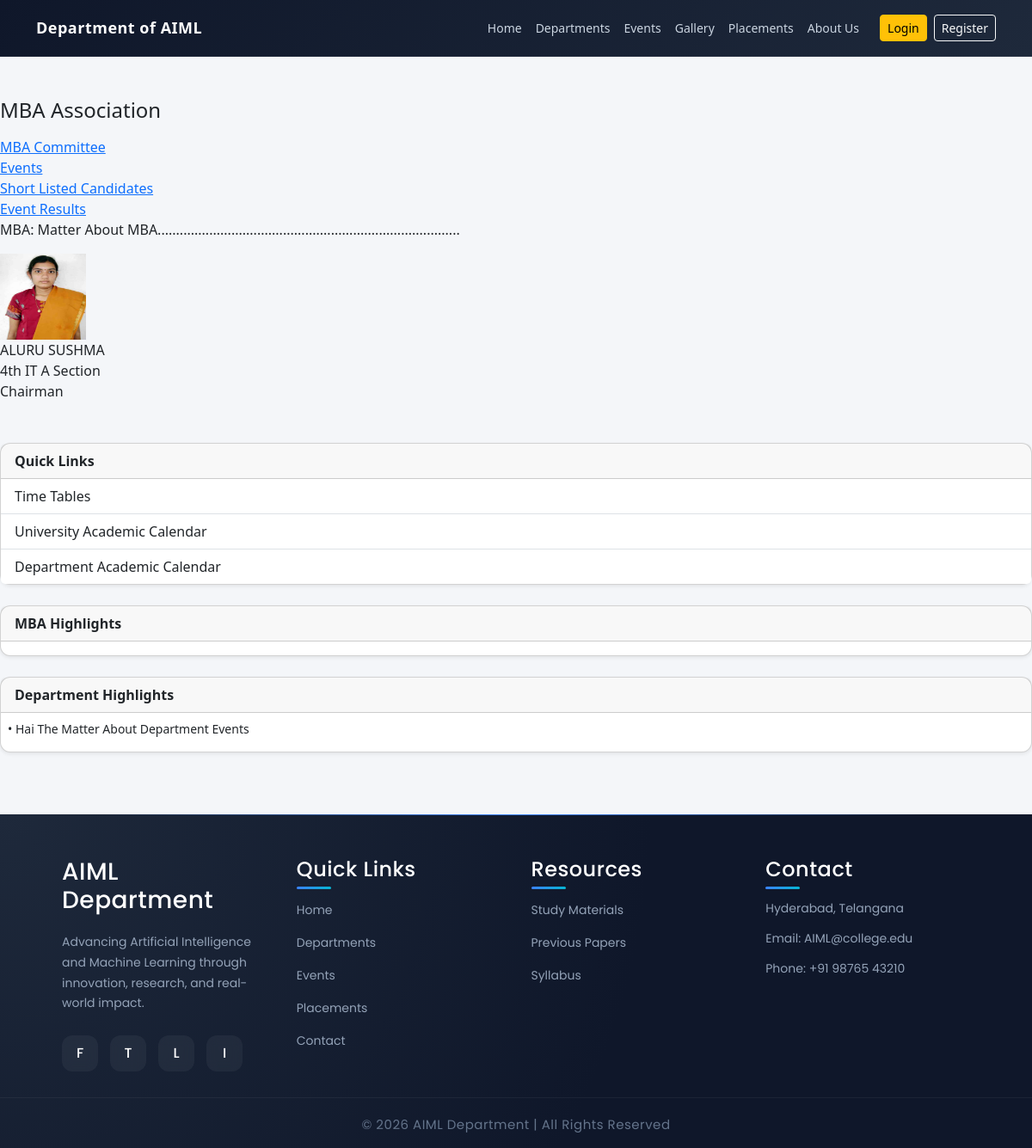
The app's page /assoc.php with its own data.
### tables this page shows
CREATE TABLE IF NOT EXISTS `users` (
  `id` int(10) NOT NULL AUTO_INCREMENT COMMENT 'customer id is auto increament and primary key',
  `username` varchar(200) NOT NULL COMMENT 'user name',
  `password` varchar(50) NOT NULL COMMENT 'user password is stored',
  `mail_id` varchar(500) NOT NULL COMMENT 'user mail_id is stored',
  `firstname` varchar(50) NOT NULL COMMENT 'user first name is stored',
  `lastname` varchar(50) NOT NULL COMMENT 'user last name is stored',
  `gender` varchar(20) NOT NULL COMMENT 'gender',
  `address` varchar(25) NOT NULL COMMENT 'user address is stored',
  `mobile_no` bigint(20) NOT NULL COMMENT 'user mobile no is stored',
  `batch_id` int(11) NOT NULL,
  `stream_id` int(11) NOT NULL,
  `section` smallint(6) NOT NULL COMMENT 'section',
  `admission_id` varchar(300) NOT NULL COMMENT 'Admission Id',
  `image` varchar(500) NOT NULL COMMENT 'Image Of User',
  `created_on` timestamp NOT NULL DEFAULT CURRENT_TIMESTAMP COMMENT 'customer created date and time is stored',
  `last_access` timestamp NOT NULL DEFAULT '0000-00-00 00:00:00' COMMENT 'customer login time and date is stored',
  `status` tinyint(4) NOT NULL,
  PRIMARY KEY (`id`),
  UNIQUE KEY `username` (`username`)
);

CREATE TABLE IF NOT EXISTS `section` (
  `id` int(11) NOT NULL AUTO_INCREMENT,
  `class_id` int(11) NOT NULL,
  `section_code` varchar(500) NOT NULL,
  `section_name` varchar(500) NOT NULL,
  PRIMARY KEY (`id`)
);

CREATE TABLE IF NOT EXISTS `committee_cat` (
  `id` int(11) NOT NULL AUTO_INCREMENT,
  `category_name` varchar(500) NOT NULL,
  PRIMARY KEY (`id`)
);

CREATE TABLE IF NOT EXISTS `highlights` (
  `id` int(11) NOT NULL AUTO_INCREMENT,
  `type` int(11) NOT NULL,
  `high_light` blob NOT NULL,
  PRIMARY KEY (`id`)
);

### libraries/mysql.class.php (called while the page is built, shortened)
<?php
class DataBasePDO
{
	private static $hostname	=  DB_SERVER;
	private static $username	=  DB_USER;
	private static $password	=  DB_PASS;
	private static $dbname		=  DB_DATABASE;
	private static $instance 	= FALSE;
	private $db;
	public $fetch_mode 			= PDO::FETCH_ASSOC;
	private $last_statement		= NULL;
	public function __construct($connect = true, $dataBase = null, $server = null,$userName = null, $passWord = null){
			return self::$instance;
	}
	public function connectToDB(){
			$dns='mysql:host='.self::$hostname.';dbname='.self::$dbname;
	    	self::$instance = new PDO($dns, self::$username, self::$password);
	    	self::$instance->setAttribute(PDO::ATTR_ERRMODE, PDO::ERRMODE_EXCEPTION);
	    	$this->db = self::$instance;
	}
	public function getAllResults($sqlQuery = NULL){
			$this->internalQuery($sqlQuery);
			$result = $this->last_statement->fetchAll();
			return $result;
	}
	public function internalQuery($sqlQuery = NULL){
			$stmt = $this->db->query($sqlQuery);
			$stmt->setFetchMode($this->fetch_mode);
			$this->last_statement = $stmt;
			return TRUE;
	}
}
?>

### libraries/functions.class.php (called while the page is built, shortened)
<?php
	include_once("mysql.class.php");
	class DataFunctions {
		public $dbObj;
		public function __construct(){
			$this->dbObj = new DataBasePDO();
	}
	 public function getComiteCatg($table){
			$sql		= 'SELECT
								id, category_name
						   FROM
						   		'.$table;
			$result		= $this->dbObj->getAllResults($sql);
			return $result;
	 }
	 public function getCmtMembers($table,$categoryId){
			$sql		= 'SELECT
								usr.id, usr.firstname, usr.lastname, usr.image, cls.class_name, sec.section_name
						   FROM
						   		users usr, class cls, section sec
						   WHERE
						   		usr.id = (SELECT
											user_id
									   FROM
									   		'.$table.'
									   WHERE
									   		committee_cat_id = '.$categoryId.')
							AND
								usr.section = sec.id
							AND
								sec.class_id = cls.id';
			$result		= $this->dbObj->getAllResults($sql);
			return $result;
	 }
	 public function getHighLights($table, $type){
			$sqlQuery	= 'SELECT id, type, high_light FROM '.$table.' WHERE type = '.$type.' ORDER BY id DESC';
			$result		= $this->dbObj->getAllResults($sqlQuery);
			return $result;
	}
}

### assoc.php (the view, shortened to what this page needs)
<?php
	include_once('header.php');
   require_once("libraries/functions.class.php") ;
   $fcObj	= new DataFunctions();
   $tbComtCtg = TB_COMT_CATEG;
   $tbComt	  = TB_COMMITTEE;
   $ComtCateg	= $fcObj->getComiteCatg($tbComtCtg);
   $categoryCnt		= sizeof($ComtCateg);
   $CmtMemDet	= array();
   for($i=0; $i<$categoryCnt;$i++){
		$categoryId			= $ComtCateg[$i]['id'];
		$CmtMemDet[$i]	= $fcObj->getCmtMembers($tbComt,$categoryId);
	}
?>
<div class="box1">
        <div class="wrapper">
          <article class="col1">
				<div id="index_cont">
					<div class="post">
						<span class="alignCenter">
							<h4>MBA Association </h4>
						</span>
					</div>
					<div id='content_left' class='content_left'>
						<?php
							include_once('leftnav.php');
						?>
					</div>
					<div id='content_right' class='content_right'>
						<div class="comteeMem">
							<p class="mainContent">
								MBA: Matter About MBA..................................................................................
							</p>
						</div>
						<div class="comteeMem">
							<div class="comteeMemRow">
							<?php
								$membersCnt	= count( $CmtMemDet );
								for($i=0; $i< $membersCnt; $i++){
									if( !empty( $CmtMemDet[$i] )){
							?>
										<div class="comteeMemDetails">
											<div class="comiteMemName"><img src="images/users/<?php echo $CmtMemDet[$i][0]['image'];?>" alt="<?php echo $CmtMemDet[$i][0]['firstname'].' '.$CmtMemDet[$i][0]['lastname'];?>" title="<?php echo $CmtMemDet[$i][0]['firstname'].' '.$CmtMemDet[$i][0]['lastname'];?>" width="100px" height="100px" /></div>
											<div class="comiteMemName"><?php echo $CmtMemDet[$i][0]['firstname'].' '.$CmtMemDet[$i][0]['lastname'];?></div>
											<div class="comiteMemCls"><?php echo $CmtMemDet[$i][0]['section_name'];?></div>
											<div class="comiteCategory"><?php echo $ComtCateg[$i]['category_name'];?></div>
											<br class="clearfix" />
										</div>
							<?php
									}
								}
							?>
							</div>
						</div>
					</div>
					<br class="clearfix" />
				</div>
				</article>
          <article class="col2 pad_left2">
				<?php
					include_once('sidebar.php');
				?>
          </article>
        </div>
      </div>
    </section>
<?php
	include_once('footer.php');
?>

### sidebar.php (shortened to what this page needs)
<?php
    $tbHighLights = TB_HIGHLIGHTS;
    $itDepHighLights = $fcObj->getHighLights($tbHighLights, DEPARTMENT);
    $itDeptHighCnt = count($itDepHighLights);
?>
<div class="card shadow-sm mb-4">
    <div class="card-header fw-semibold">
        Quick Links
    </div>
    <div class="list-group list-group-flush">
        <a href="timetables.php" class="list-group-item list-group-item-action">
            Time Tables
        </a>
        <a href="univacedcal.php" class="list-group-item list-group-item-action">
            University Academic Calendar
        </a>
        <a href="itacedcal.php" class="list-group-item list-group-item-action">
            Department Academic Calendar
        </a>
    </div>
</div>
<div class="card shadow-sm mb-4">
    <div class="card-header fw-semibold">
        MBA Highlights
    </div>
    <div class="card-body p-2">
    </div>
</div>
<div class="card shadow-sm mb-4">
    <div class="card-header fw-semibold">
        Department Highlights
    </div>
    <div class="card-body p-2">
        <marquee behavior="scroll"
                 direction="up"
                 scrollamount="1"
                 onmouseover="this.stop();"
                 onmouseout="this.start();"
                 height="140">
            <ul class="list-unstyled mb-0 small">
                <?php for ($i = 0; $i < $itDeptHighCnt; $i++) { ?>
                    <li class="mb-2">
                        • <?php echo $itDepHighLights[$i]['high_light']; ?>
                    </li>
                <?php } ?>
            </ul>
        </marquee>
    </div>
</div>

### styles/newstyle.css (style rules this page uses)
body { background-color: #f4f6f9; font-family: 'Segoe UI', sans-serif; }
.card { border-radius: 12px; }

### records on screen
users: image (picture), firstname "ALURU", lastname "SUSHMA", section.section_name "4th IT A Section"
committee_cat: category_name "Chairman"
highlights: high_light "Hai The Matter About Department Events"
